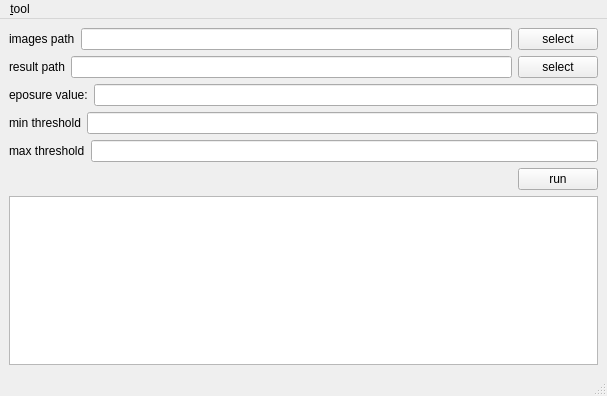
<?xml version="1.0" encoding="UTF-8"?>
<ui version="4.0">
 <class>MainWindow</class>
 <widget class="QMainWindow" name="MainWindow">
  <property name="geometry">
   <rect>
    <x>0</x>
    <y>0</y>
    <width>607</width>
    <height>396</height>
   </rect>
  </property>
  <property name="windowTitle">
   <string>MainWindow</string>
  </property>
  <widget class="QWidget" name="centralwidget">
   <layout class="QVBoxLayout" name="verticalLayout_2">
    <item>
     <layout class="QVBoxLayout" name="verticalLayout">
      <item>
       <layout class="QHBoxLayout" name="horizontalLayout">
        <item>
         <widget class="QLabel" name="label">
          <property name="text">
           <string>images path</string>
          </property>
         </widget>
        </item>
        <item>
         <widget class="QLineEdit" name="lineEditFolderPath"/>
        </item>
        <item>
         <widget class="QPushButton" name="btnSelectFolderPath">
          <property name="text">
           <string>select</string>
          </property>
         </widget>
        </item>
       </layout>
      </item>
      <item>
       <layout class="QHBoxLayout" name="horizontalLayout_3">
        <item>
         <widget class="QLabel" name="label_3">
          <property name="text">
           <string>result path</string>
          </property>
         </widget>
        </item>
        <item>
         <widget class="QLineEdit" name="lineEditResultFolderPath"/>
        </item>
        <item>
         <widget class="QPushButton" name="btnSelectResultFolderPath">
          <property name="text">
           <string>select</string>
          </property>
         </widget>
        </item>
       </layout>
      </item>
      <item>
       <layout class="QHBoxLayout" name="horizontalLayout_2">
        <item>
         <widget class="QLabel" name="label_2">
          <property name="text">
           <string>eposure value:</string>
          </property>
         </widget>
        </item>
        <item>
         <widget class="QLineEdit" name="lineEditExposureValue"/>
        </item>
       </layout>
      </item>
      <item>
       <layout class="QHBoxLayout" name="horizontalLayout_5">
        <item>
         <widget class="QLabel" name="labelMinThreshold">
          <property name="text">
           <string>min threshold</string>
          </property>
         </widget>
        </item>
        <item>
         <widget class="QLineEdit" name="lineEditMinThreshold"/>
        </item>
       </layout>
      </item>
      <item>
       <layout class="QHBoxLayout" name="horizontalLayout_6">
        <item>
         <widget class="QLabel" name="label_5">
          <property name="text">
           <string>max threshold</string>
          </property>
         </widget>
        </item>
        <item>
         <widget class="QLineEdit" name="lineEditMaxThreshold"/>
        </item>
       </layout>
      </item>
      <item>
       <layout class="QHBoxLayout" name="horizontalLayout_4">
        <item>
         <spacer name="horizontalSpacer">
          <property name="orientation">
           <enum>Qt::Horizontal</enum>
          </property>
          <property name="sizeHint" stdset="0">
           <size>
            <width>40</width>
            <height>20</height>
           </size>
          </property>
         </spacer>
        </item>
        <item>
         <widget class="QPushButton" name="btnRun">
          <property name="text">
           <string>run</string>
          </property>
         </widget>
        </item>
       </layout>
      </item>
      <item>
       <widget class="QListWidget" name="listWidget"/>
      </item>
     </layout>
    </item>
   </layout>
  </widget>
  <widget class="QMenuBar" name="menubar">
   <property name="geometry">
    <rect>
     <x>0</x>
     <y>0</y>
     <width>607</width>
     <height>21</height>
    </rect>
   </property>
   <widget class="QMenu" name="menu_tool">
    <property name="title">
     <string>&amp;tool</string>
    </property>
    <addaction name="action_settings_threshold"/>
   </widget>
   <addaction name="menu_tool"/>
  </widget>
  <widget class="QStatusBar" name="statusbar"/>
  <action name="action_settings_threshold">
   <property name="text">
    <string>settings</string>
   </property>
  </action>
 </widget>
 <resources/>
 <connections/>
</ui>
